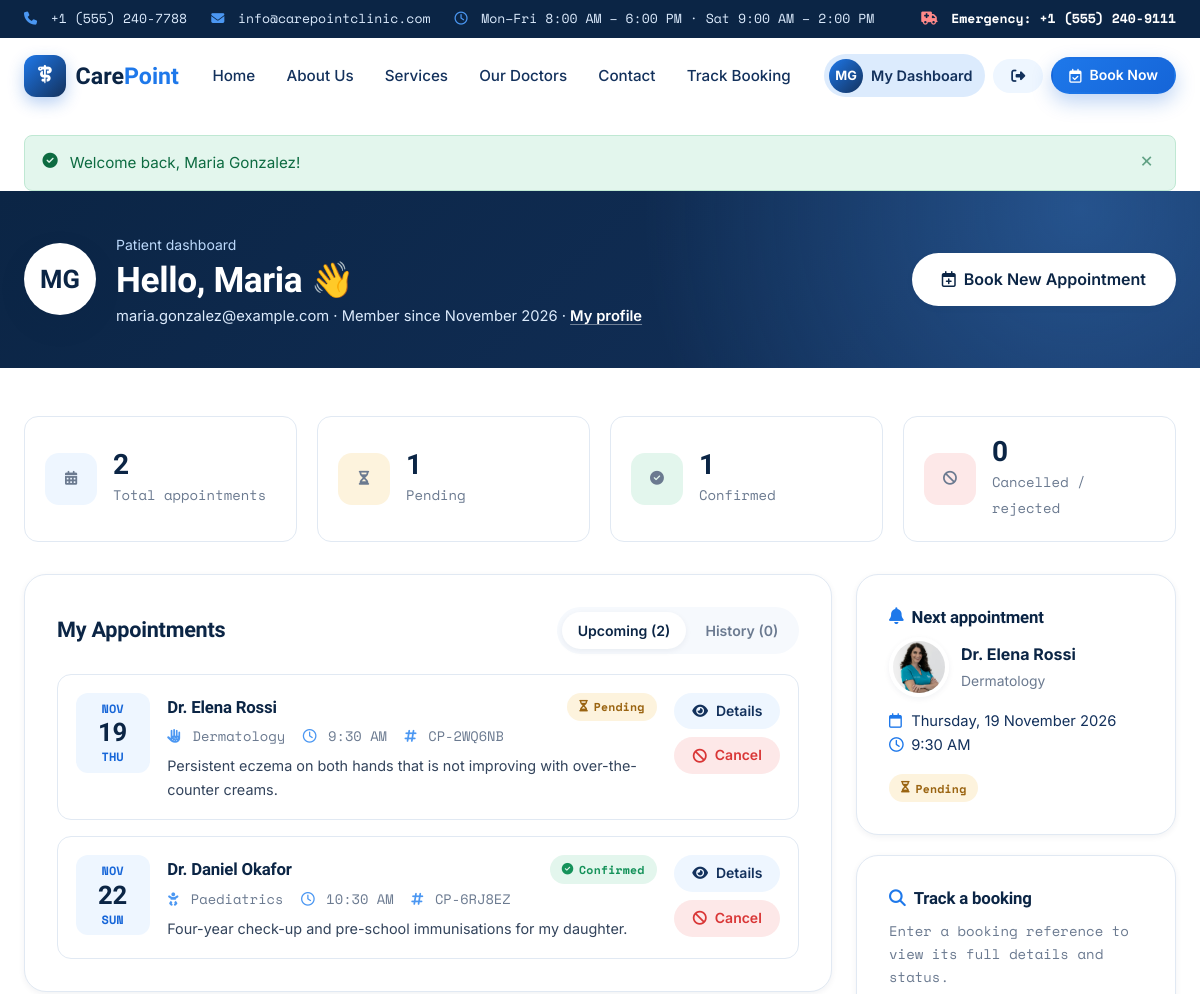
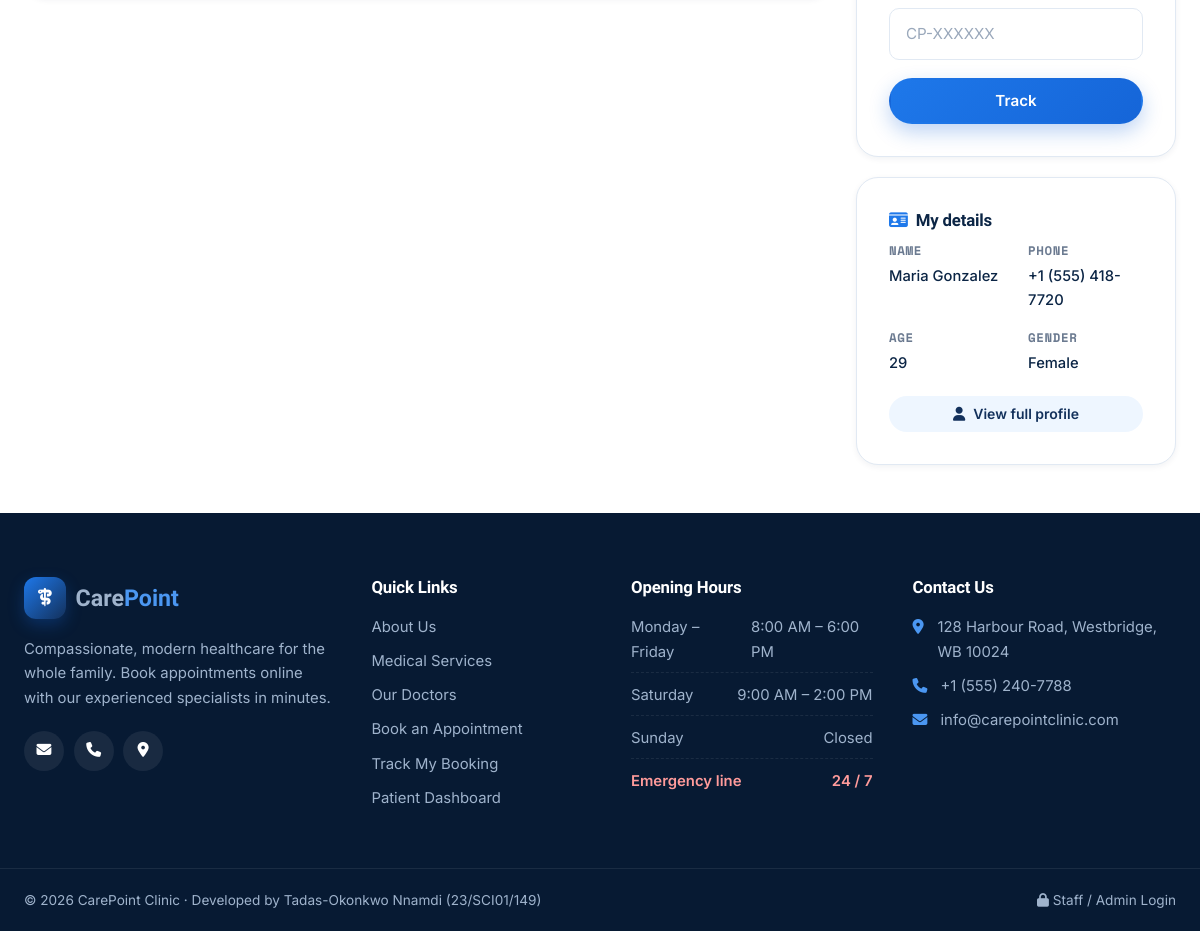
The app's page /dashboard.php (signed in) with its own data (2 pictures, top to bottom).
### tables this page shows
CREATE TABLE users (
    id            INT UNSIGNED AUTO_INCREMENT PRIMARY KEY,
    full_name     VARCHAR(100) NOT NULL,
    email         VARCHAR(150) NOT NULL UNIQUE,
    phone         VARCHAR(30)  NOT NULL,
    age           TINYINT UNSIGNED NULL,
    gender        ENUM('Male','Female','Other') NULL,
    date_of_birth DATE         NULL,
    blood_group   ENUM('A+','A-','B+','B-','AB+','AB-','O+','O-') NULL,
    emergency_name     VARCHAR(100) NULL,
    emergency_relation VARCHAR(50)  NULL,
    emergency_phone    VARCHAR(30)  NULL,
    password_hash VARCHAR(255) NOT NULL,
    created_at    TIMESTAMP    NOT NULL DEFAULT CURRENT_TIMESTAMP
);

CREATE TABLE appointments (
    id               INT UNSIGNED AUTO_INCREMENT PRIMARY KEY,
    reference        VARCHAR(20)  NOT NULL UNIQUE,
    user_id          INT UNSIGNED NULL,
    doctor_id        INT UNSIGNED NULL,
    department_id    INT UNSIGNED NOT NULL,
    doctor_name      VARCHAR(100) NOT NULL,
    patient_name     VARCHAR(100) NOT NULL,
    email            VARCHAR(150) NOT NULL,
    phone            VARCHAR(30)  NOT NULL,
    age              TINYINT UNSIGNED NOT NULL,
    gender           ENUM('Male','Female','Other') NOT NULL,
    appointment_date DATE         NOT NULL,
    appointment_time TIME         NOT NULL,
    reason           TEXT         NOT NULL,
    status           ENUM('Pending','Confirmed','Completed','Cancelled','Rejected') NOT NULL DEFAULT 'Pending',
    admin_note       VARCHAR(255) NULL,
    slot_lock        TINYINT(1)   NULL DEFAULT 1,
    created_at       TIMESTAMP    NOT NULL DEFAULT CURRENT_TIMESTAMP,
    updated_at       TIMESTAMP    NOT NULL DEFAULT CURRENT_TIMESTAMP ON UPDATE CURRENT_TIMESTAMP,
    UNIQUE KEY uq_doctor_slot (doctor_id, appointment_date, appointment_time, slot_lock),
    KEY idx_status (status),
    KEY idx_email (email),
    KEY idx_date (appointment_date),
    CONSTRAINT fk_appt_user FOREIGN KEY (user_id)
        REFERENCES users(id) ON UPDATE CASCADE ON DELETE SET NULL,
    CONSTRAINT fk_appt_doctor FOREIGN KEY (doctor_id)
        REFERENCES doctors(id) ON UPDATE CASCADE ON DELETE SET NULL,
    CONSTRAINT fk_appt_department FOREIGN KEY (department_id)
        REFERENCES departments(id) ON UPDATE CASCADE ON DELETE RESTRICT
);

CREATE TABLE departments (
    id                INT UNSIGNED AUTO_INCREMENT PRIMARY KEY,
    name              VARCHAR(100) NOT NULL UNIQUE,
    slug              VARCHAR(100) NOT NULL UNIQUE,
    icon              VARCHAR(60)  NOT NULL DEFAULT 'fa-stethoscope',
    short_description VARCHAR(255) NOT NULL,
    description       TEXT         NOT NULL,
    features          VARCHAR(500) NOT NULL DEFAULT '',
    created_at        TIMESTAMP    NOT NULL DEFAULT CURRENT_TIMESTAMP
);

CREATE TABLE doctors (
    id               INT UNSIGNED AUTO_INCREMENT PRIMARY KEY,
    department_id    INT UNSIGNED NOT NULL,
    full_name        VARCHAR(100) NOT NULL,
    specialisation   VARCHAR(120) NOT NULL,
    qualification    VARCHAR(150) NOT NULL DEFAULT '',
    experience_years TINYINT UNSIGNED NOT NULL DEFAULT 0,
    bio              TEXT         NOT NULL,
    photo            VARCHAR(255) NULL,
    email            VARCHAR(150) NULL,
    phone            VARCHAR(30)  NULL,
    available_days   VARCHAR(40)  NOT NULL DEFAULT 'Mon,Tue,Wed,Thu,Fri',
    start_time       TIME         NOT NULL DEFAULT '09:00:00',
    end_time         TIME         NOT NULL DEFAULT '17:00:00',
    slot_duration    SMALLINT UNSIGNED NOT NULL DEFAULT 30,
    consultation_fee DECIMAL(10,2) NOT NULL DEFAULT 0.00,
    is_featured      TINYINT(1)   NOT NULL DEFAULT 0,
    status           ENUM('Active','Inactive') NOT NULL DEFAULT 'Active',
    created_at       TIMESTAMP    NOT NULL DEFAULT CURRENT_TIMESTAMP,
    CONSTRAINT fk_doctor_department FOREIGN KEY (department_id)
        REFERENCES departments(id) ON UPDATE CASCADE ON DELETE RESTRICT
);

### dashboard.php (the view, shortened to what the rows shown need)
<?php
require_once __DIR__ . '/includes/functions.php';
require_login();
$user = current_user();
$stmt = db()->prepare(
    'SELECT a.*, dp.name AS department_name, dp.icon AS department_icon, d.photo
     FROM appointments a
     JOIN departments dp ON dp.id = a.department_id
     LEFT JOIN doctors d ON d.id = a.doctor_id
     WHERE a.user_id = ?
     ORDER BY a.appointment_date DESC, a.appointment_time DESC'
);
$stmt->execute([$user['id']]);
$all = $stmt->fetchAll();
$now = time();
$upcoming = $past = [];
foreach ($all as $a) {
    $ts = strtotime($a['appointment_date'] . ' ' . $a['appointment_time']);
    if ($ts >= $now && in_array($a['status'], ['Pending', 'Confirmed'], true)) {
        $upcoming[] = $a;
    } else {
        $past[] = $a;
    }
}
usort($upcoming, fn($x, $y) => strcmp($x['appointment_date'] . $x['appointment_time'], $y['appointment_date'] . $y['appointment_time']));
$next = $upcoming[0] ?? null;
$tab = ($_GET['tab'] ?? 'upcoming') === 'history' ? 'history' : 'upcoming';
$list = $tab === 'history' ? $past : $upcoming;
$activePage = 'dashboard';
require_once __DIR__ . '/includes/header.php';
?>
<section class="dash-hero">
    <div class="container dash-hero-inner">
        <div class="dash-welcome">
            <span class="avatar-lg"><?= e(initials($user['full_name'])) ?></span>
            <div>
                <span class="muted-light">Patient dashboard</span>
                <h1>Hello, <?= e(explode(' ', $user['full_name'])[0]) ?> 👋</h1>
                <p><?= e($user['email']) ?> · Member since <?= e(format_date($user['created_at'], 'F Y')) ?> · <a href="<?= url('profile.php') ?>" class="dash-profile-link">My profile</a></p>
            </div>
        </div>
    </div>
</section>
<section class="section section-tight">
    <div class="container">
        <div class="dash-grid">
            <div class="dash-main">
                <div class="card">
                    <div class="card-head">
                        <h2>My Appointments</h2>
                    </div>
                    <?php if (!$list): ?>
                        <div class="empty-state">
                            <i class="fa-regular fa-calendar-xmark"></i>
                            <h3><?= $tab === 'upcoming' ? 'No upcoming appointments' : 'No past appointments yet' ?></h3>
                            <p><?= $tab === 'upcoming' ? 'When you book an appointment it will appear here.' : 'Completed and cancelled appointments will be listed here.' ?></p>
                            <a href="<?= url('book.php') ?>" class="btn btn-primary"><i class="fa-regular fa-calendar-plus"></i> Book an appointment</a>
                        </div>
                    <?php else: ?>
                        <div class="appt-list">
                            <?php foreach ($list as $a): ?>
                                <article class="appt-item" id="<?= e($a['reference']) ?>">
                                    <div class="appt-date">
                                        <span><?= e(format_date($a['appointment_date'], 'M')) ?></span>
                                        <strong><?= e(format_date($a['appointment_date'], 'd')) ?></strong>
                                        <span><?= e(format_date($a['appointment_date'], 'D')) ?></span>
                                    </div>
                                    <div class="appt-info">
                                        <div class="appt-top">
                                            <h3><?= e($a['doctor_name']) ?></h3>
                                            <?= status_badge($a['status']) ?>
                                        </div>
                                        <p class="appt-meta">
                                            <span><i class="fa-solid <?= e($a['department_icon']) ?>"></i> <?= e($a['department_name']) ?></span>
                                            <span><i class="fa-regular fa-clock"></i> <?= e(format_time($a['appointment_time'])) ?></span>
                                            <span><i class="fa-solid fa-hashtag"></i> <?= e($a['reference']) ?></span>
                                        </p>
                                        <p class="appt-reason"><?= e(mb_strimwidth($a['reason'], 0, 140, '…')) ?></p>
                                    </div>
                                    <div class="appt-actions">
                                        <a href="<?= url('track.php?ref=' . urlencode($a['reference'])) ?>" class="btn btn-ghost btn-sm"><i class="fa-solid fa-eye"></i> Details</a>
                                        <?php if (can_cancel($a)): ?>
                                            <form method="post" action="<?= url('cancel-appointment.php') ?>" data-confirm="Cancel your appointment with <?= e($a['doctor_name']) ?> on <?= e(format_date($a['appointment_date'])) ?>?">
                                                <button type="submit" class="btn btn-danger-ghost btn-sm"><i class="fa-solid fa-ban"></i> Cancel</button>
                                            </form>
                                        <?php endif; ?>
                                    </div>
                                </article>
                            <?php endforeach; ?>
                        </div>
                    <?php endif; ?>
                </div>
            </div>
            <aside class="dash-side">
                <div class="card next-card">
                    <h3><i class="fa-solid fa-bell"></i> Next appointment</h3>
                    <?php if ($next): ?>
                        <div class="summary-doctor">
                            <img src="<?= doctor_photo($next['photo']) ?>" alt="<?= e($next['doctor_name']) ?>">
                            <div><strong><?= e($next['doctor_name']) ?></strong><span><?= e($next['department_name']) ?></span></div>
                        </div>
                        <p class="next-when"><i class="fa-regular fa-calendar"></i> <?= e(format_date($next['appointment_date'], 'l, j F Y')) ?><br>
                            <i class="fa-regular fa-clock"></i> <?= e(format_time($next['appointment_time'])) ?></p>
                        <?= status_badge($next['status']) ?>
                    <?php else: ?>
                        <p class="muted">You have no upcoming appointments.</p>
                    <?php endif; ?>
                </div>
                <div class="card">
                    <dl class="details-list details-compact">
                        <div><dt>Name</dt><dd><?= e($user['full_name']) ?></dd></div>
                        <div><dt>Phone</dt><dd><?= e($user['phone']) ?></dd></div>
                        <div><dt>Age</dt><dd><?= $user['age'] !== null ? (int)$user['age'] : '—' ?></dd></div>
                        <div><dt>Gender</dt><dd><?= e($user['gender'] ?: '—') ?></dd></div>
                    </dl>
                </div>
            </aside>
        </div>
    </div>
</section>
<?php require_once __DIR__ . '/includes/footer.php'; ?>

### includes/header.php (shortened to what the rows shown need)
<?php
require_once __DIR__ . '/functions.php';
$activePage = $activePage ?? '';
$user = current_user();
?>
<!DOCTYPE html>
<html lang="en">
<head>
    <link rel="stylesheet" href="https://cdnjs.cloudflare.com/ajax/libs/font-awesome/6.5.2/css/all.min.css">
    <link rel="stylesheet" href="<?= asset('css/style.css') ?>">
    <link rel="stylesheet" href="<?= asset('css/auth.css') ?>">
</head>
<body>
<header class="site-header" id="siteHeader">
    <div class="container nav-wrap">
        <nav class="main-nav" id="mainNav" aria-label="Main navigation">
            <div class="nav-actions">
                <?php if ($user): ?>
                    <a href="<?= url('dashboard.php') ?>" class="nav-user <?= $activePage === 'dashboard' ? 'active' : '' ?>">
                        <span class="avatar-sm"><?= e(initials($user['full_name'])) ?></span>
                        <span>My Dashboard</span>
                    </a>
                    <a href="<?= url('logout.php') ?>" class="btn btn-ghost btn-sm" title="Log out"><i class="fa-solid fa-right-from-bracket"></i><span class="show-mobile-inline"> Log out</span></a>
                <?php else: ?>
                    <a href="<?= url('login.php') ?>" class="btn btn-ghost btn-sm <?= $activePage === 'login' ? 'active' : '' ?>">Log in</a>
                <?php endif; ?>
            </div>
        </nav>
    </div>
</header>
<main id="main">

### includes/functions.php (shortened to what the rows shown need)
<?php
require_once __DIR__ . '/db.php';
function e($value): string
{
    return htmlspecialchars((string)($value ?? ''), ENT_QUOTES, 'UTF-8');
}
function url(string $path = ''): string
{
    return BASE_URL . ltrim($path, '/');
}
function asset(string $path): string
{
    return url('assets/' . ltrim($path, '/'));
}
function is_logged_in(): bool
{
    return !empty($_SESSION['user_id']);
}
function current_user(): ?array
{
    static $user = false;
    if ($user === false) {
        $user = null;
        if (is_logged_in()) {
            $stmt = db()->prepare('SELECT id, full_name, email, phone, age, gender, created_at FROM users WHERE id = ?');
            $stmt->execute([$_SESSION['user_id']]);
            $user = $stmt->fetch() ?: null;
        }
    }
    return $user;
}
function require_login(): void
{
    if (!is_logged_in() || !current_user()) {
        flash('info', 'Please log in to access your dashboard.');
        $_SESSION['redirect_after_login'] = $_SERVER['REQUEST_URI'] ?? '';
        redirect('login.php');
    }
}
function doctor_photo(?string $photo): string
{
    if ($photo && is_file(DOCTOR_UPLOAD_DIR . $photo)) {
        return asset('images/doctors/' . rawurlencode($photo));
    }
    return asset('images/doctor-placeholder.svg');
}
function status_badge(string $status): string
{
    $icons = [
        'Pending' => 'fa-hourglass-half', 'Confirmed' => 'fa-circle-check', 'Completed' => 'fa-flag-checkered',
        'Cancelled' => 'fa-ban', 'Rejected' => 'fa-circle-xmark',
    ];
    $icon = $icons[$status] ?? 'fa-circle';
    return '<span class="badge badge-' . strtolower(e($status)) . '"><i class="fa-solid ' . $icon . '"></i> ' . e($status) . '</span>';
}
function can_cancel(array $appt): bool
{
    return in_array($appt['status'], ['Pending', 'Confirmed'], true)
        && strtotime($appt['appointment_date'] . ' ' . $appt['appointment_time']) > time();
}
function format_date(string $date, string $format = 'D, j M Y'): string
{
    return date($format, strtotime($date));
}
function format_time(string $time): string
{
    return date('g:i A', strtotime('2000-01-01 ' . $time));
}
function initials(string $name): string
{
    $name = preg_replace('/^(Dr\.?\s+)/i', '', $name);
    $parts = preg_split('/\s+/', trim($name));
    $out = '';
    foreach (array_slice($parts, 0, 2) as $p) {
        $out .= mb_strtoupper(mb_substr($p, 0, 1));
    }
    return $out;
}

### records on screen
users: full_name "MG", full_name "Maria", email "maria.gonzalez@example.com", created_at "November 2026", full_name "Maria Gonzalez", phone "+1 (555) 418-7720", age "29", gender "Female"
appointments: appointment_date "NOV", appointment_date "19", appointment_date "THU", doctor_name "Dr. Elena Rossi", status "Pending", department.name "Dermatology", appointment_time "9:30 AM", reference "CP-2WQ6NB", reason "Persistent eczema on both hands that is not improving with over-the-counter creams.", appointment_date "Thursday, 19 November 2026"
appointments: appointment_date "NOV", appointment_date "22", appointment_date "SUN", doctor_name "Dr. Daniel Okafor", status "Confirmed", department.name "Paediatrics", appointment_time "10:30 AM", reference "CP-6RJ8EZ", reason "Four-year check-up and pre-school immunisations for my daughter."
doctors: photo (picture)
departments: name "Dermatology"

### other values on screen
CLINIC_PHONE "+1 (555) 240-7788"
CLINIC_EMAIL "info@carepointclinic.com"
CLINIC_EMERGENCY "+1 (555) 240-9111"
$label "Home"
$label "About Us"
$label "Services"
$label "Our Doctors"
$label "Contact"
$label "Track Booking"
$f['message'] "Welcome back, Maria Gonzalez!"
$counts['total'] "2"
$counts['Pending'] "1"
$counts['Confirmed'] "1"
$counts['Cancelled'] "0"
count($upcoming) "2"
